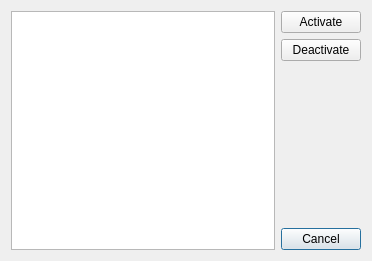
<?xml version="1.0" encoding="UTF-8"?>
<ui version="4.0">
 <class>dlgChannelSets</class>
 <widget class="QDialog" name="dlgChannelSets">
  <property name="geometry">
   <rect>
    <x>0</x>
    <y>0</y>
    <width>372</width>
    <height>261</height>
   </rect>
  </property>
  <property name="windowTitle">
   <string>Channel Sets</string>
  </property>
  <property name="modal">
   <bool>true</bool>
  </property>
  <layout class="QHBoxLayout" name="horizontalLayout">
   <item>
    <widget class="QListWidget" name="lstChanSets"/>
   </item>
   <item>
    <layout class="QVBoxLayout" name="verticalLayout">
     <item>
      <widget class="QPushButton" name="btnActivate">
       <property name="text">
        <string>Activate</string>
       </property>
       <property name="autoDefault">
        <bool>false</bool>
       </property>
      </widget>
     </item>
     <item>
      <widget class="QPushButton" name="btnDeactivate">
       <property name="text">
        <string>Deactivate</string>
       </property>
      </widget>
     </item>
     <item>
      <spacer name="verticalSpacer">
       <property name="orientation">
        <enum>Qt::Vertical</enum>
       </property>
       <property name="sizeHint" stdset="0">
        <size>
         <width>20</width>
         <height>40</height>
        </size>
       </property>
      </spacer>
     </item>
     <item>
      <widget class="QPushButton" name="btnCancel">
       <property name="text">
        <string>Cancel</string>
       </property>
       <property name="default">
        <bool>true</bool>
       </property>
      </widget>
     </item>
    </layout>
   </item>
  </layout>
 </widget>
 <resources/>
 <connections>
  <connection>
   <sender>btnCancel</sender>
   <signal>clicked()</signal>
   <receiver>dlgChannelSets</receiver>
   <slot>reject()</slot>
   <hints>
    <hint type="sourcelabel">
     <x>307</x>
     <y>232</y>
    </hint>
    <hint type="destinationlabel">
     <x>185</x>
     <y>130</y>
    </hint>
   </hints>
  </connection>
 </connections>
</ui>
